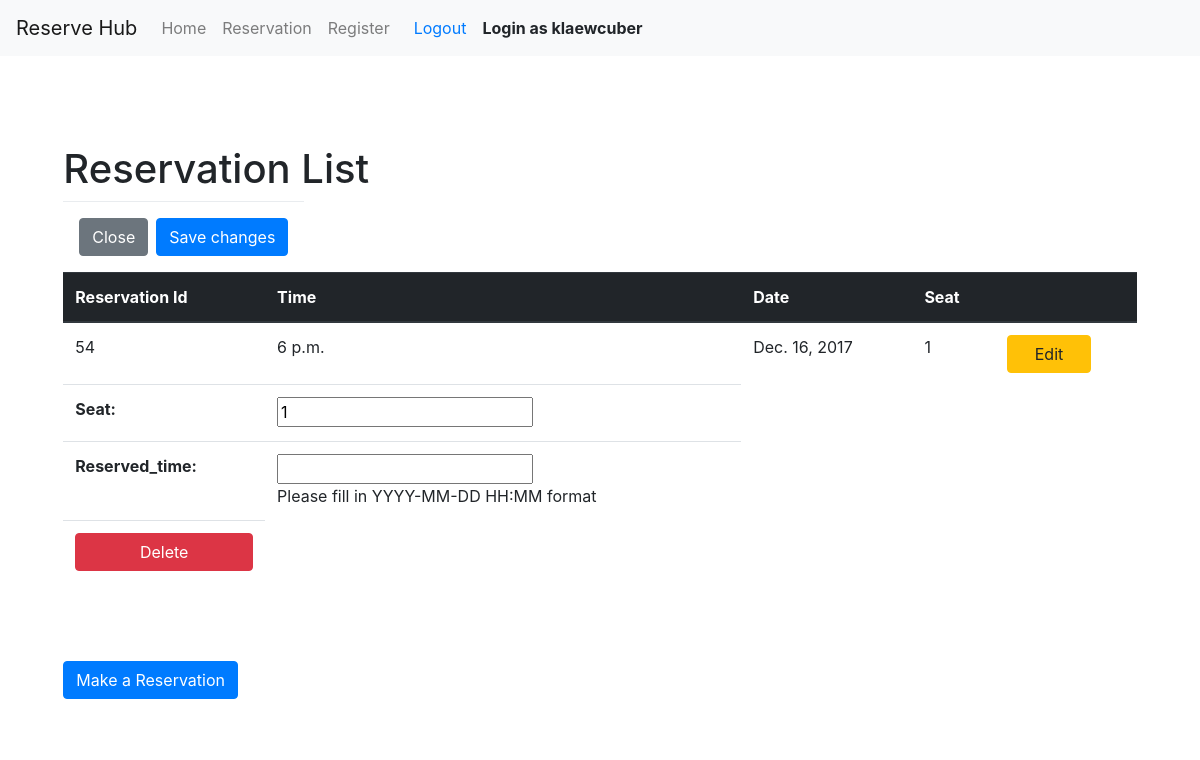
/reservation/ (signed in), run on the app's committed database.
### reservation/models.py (models this page shows, shortened)
class ReservationData(models.Model):
    seat = models.PositiveIntegerField(default=1)
    reserved_time = models.DateTimeField('reserved_time',help_text="Please fill in YYYY-MM-DD HH:MM format")
    reserved_by = models.ForeignKey(User, on_delete=models.CASCADE)
    class Meta:
        ordering = ('reserved_time',)

### reservation/views.py (the view)
class ReservationListView(ListView):
    login_url = reverse_lazy('auth_login')
    model = ReservationData
    template_name = 'reservation/reservation_list.html'
    context_object_name = 'reservations'
    def get(self, request, *args, **kwargs):
        print(request.user.is_authenticated)
        if not request.user.is_authenticated:
            return redirect(self.login_url)
        else :
            response = super(ReservationListView, self).get(request=request,kwargs=kwargs)
            return response
    def get_queryset(self):
        username = self.request.user
        return ReservationData.objects.filter(reserved_by=username)
    def get_context_data(self, **kwargs):
        context = super().get_context_data(**kwargs)
        context['reservation_edit_form'] = ReservationUpdate(request=self.request).get_form()
        return context

### templates/reservation/reservation_list.html (shortened to what this page needs)
{% extends 'base.html' %}
{% load staticfiles %}
{% load bootstrap %}
{% block content %}
    <div class="container">
        <div class="wrapper">
            <div class="row">
                <h1>Reservation List</h1>
            </div>
            <div class="row">
                <table class="table">
                    <thead class="thead-dark">
                    <tr>
                        <th scope="col">Reservation Id</th>
                        <th scope="col">Time</th>
                        <th scope="col">Date</th>
                        <th scope="col">Seat</th>
                        <th></th>
                        <th></th>
                    </tr>
                    </thead>
                    <tbody>
                    {% for reservation in reservations %}
                        <tr>
                            <td>{{ reservation.id }}</td>
                            <td>{{ reservation.reserved_time.time }}</td>
                            <td>{{ reservation.reserved_time.date }}</td>
                            <td>{{ reservation.seat }}</td>
                            <td>
                                <button type="button" class="btn btn-warning col" data-toggle="modal" data-target="#editModal">
                                    Edit
                                </button>
                                <div class="modal fade" id="editModal" tabindex="-1" role="dialog" aria-labelledby="editModalLabel" aria-hidden="true">
                                    <div class="modal-dialog" role="document">
                                        <div class="modal-content">
                                            <form method="POST" action="{% url 'reservation:update' reservation.id %}">
                                                <div class="modal-body">
                                                    {{ reservation_edit_form | bootstrap }}
                                                </div>
                                                <div class="modal-footer">
                                                    <button type="button" class="btn btn-secondary" data-dismiss="modal">Close</button>
                                                    <button type="submit" class="btn btn-primary">Save changes</button>
                                                </div>
                                            </form>
                                        </div>
                                    </div>
                                </div>
                            </td>
                            <td>
                                <button type="button" class="btn btn-danger col" data-toggle="modal" data-target="#deleteModal">
                                    Delete
                                </button>
                            </td>
                        </tr>
                    {% empty %}
                        <td colspan="6" class="text-center bg-warning">No Reservation</td>
                    {% endfor %}
                    </tbody>
                </table>
            </div>
            <div class="row">
                <a class="btn btn-primary" href="{% url 'reservation:create' %}">Make a Reservation</a>
            </div>
        </div>
    </div>
{% endblock %}

### templates/header.html (shortened to what this page needs)
<nav class="navbar navbar-expand-lg navbar-light bg-light">
    <a class="navbar-brand" href="{% url 'home:index'%}">Reserve Hub</a>
    <div class="collapse navbar-collapse" id="navbarSupportedContent">
      <ul class="navbar-nav">
        <li class="nav-item">
          <a class="nav-link" href="{% url 'home:index'%}">Home</a>
        </li>
        <li class="nav-item">
          <a class="nav-link" href="{% url 'reservation:list'%}">Reservation<span class="sr-only">(current)</span></a>
        </li>
        <li class="nav-item">
          <a class="nav-link" href="{% url 'registration_register'%}">Register<span class="sr-only">(current)</span></a>
        </li>
      </ul>
        {% if user.is_authenticated %}
            <a class="nav-link" href="{% url 'auth_logout' %}">Logout</a>
            <a class="navbar-text"><strong>Login as {{ user.get_username }}</strong></a>
        {% else %}
            <a class="nav-link" href="{% url 'auth_login'%}">Login</a>
        {% endif %}
    </div>
  </nav>

### data on the page
ReservationData: id "54", reserved_time.time "6 p.m.", reserved_time "Dec. 16, 2017", seat "1"

### other printed values
{{ user.get_username }} "klaewcuber"
